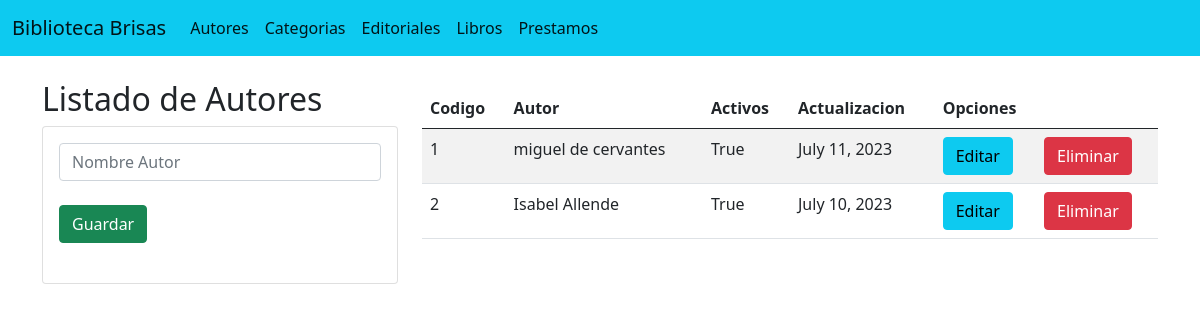
The page / on the database its author committed.
### Libros/models.py (models this page shows, shortened)
class Autor(models.Model):
    idAutor = models.AutoField( primary_key=True)
    NombreAutor = models.CharField(max_length=100)
    activoAutor = models.BooleanField(default=True)
    actualizaAutor = models.DateField(auto_now_add=True)

### Libros/views.py (the view)
# urls.py: path('',views.home, name = 'autores'),
def home(request):
    autores = Autor.objects.all()
    return render(request,"Autor.html", {"autor": autores})

### Libros/templates/Autor.html (shortened to what this page needs)
{% extends "./base.html" %}
{% block body%}
<div class="row">
    <div class="col-sm-12 col-md-6 col-lg-4 col-xl-4">
        <h2>Listado de Autores</h2>
        <div class="card">
            <div class="card-body">
                <form action="/registrarAutor/" method="post">{% csrf_token %}
                    <div class="form-group">
                        <input type="text" id="txtAutor" name="txtAutor" class="form-control" placeholder="Nombre Autor" required>
                    </div>
                    <br>
                    <div class="form-group">
                        <button type="submit" class="btn btn-success btn-block text-white">Guardar</button>
                    </div>
                    <br>
                </form>
            </div>
        </div>
    </div>
    <div class="col-sm-12 col-md-6 col-lg-8 col-xl-8">
        <div class="table-responsive py-2">
            <table class="table table-striped">
                <thead>
                    <tr>
                        <th>Codigo</th>
                        <th>Autor</th>
                        <th>Activos</th>
                        <th>Actualizacion</th>
                        <th colspan="2">Opciones</th>
                    </tr>
                </thead>
                <tbody>
                    {% for a in autor%}
                    <tr>
                        <td>{{a.idAutor}}</td>
                        <td>{{a.NombreAutor}}</td>
                        <td>{{a.activoAutor}}</td>
                        <td>{{a.actualizaAutor}}</td>
                        <td><a href="EdicionAutor/{{a.idAutor}}" class="btn btn-info">Editar</a></td>
                        <td><a href="eliminarAutor/{{a.idAutor}}" class="btn btn-danger">Eliminar</a></td>
                    </tr>
                    {% endfor %}
                </tbody>
            </table>
        </div>
    </div>
</div>
{% endblock %}

### Libros/templates/base.html (shortened to what this page needs)
<!DOCTYPE html>
<html lang="en">
<head>
    <link href="https://cdn.jsdelivr.net/npm/bootstrap@5.0.2/dist/css/bootstrap.min.css" rel="stylesheet">
</head>
<body>
    <nav class="navbar navbar-expand-lg navbar-light bg-info">
        <div class="container-fluid">
          <a class="navbar-brand" href="#">Biblioteca Brisas</a>
          <div class="collapse navbar-collapse" id="navbarNavAltMarkup">
            <div class="navbar-nav">
              <a class="nav-link active" aria-current="page" href="{% url 'autores' %}">Autores</a>
              <a class="nav-link active" aria-current="page" href="{% url 'categorias' %}">Categorias</a>
              <a class="nav-link active" aria-current="page" href="{% url 'editoriales' %}">Editoriales</a>
              <a class="nav-link active" aria-current="page" href="{% url 'Libros' %}">Libros</a>
              <a class="nav-link active" aria-current="page" href="#">Prestamos</a>
            </div>
          </div>
        </div>
      </nav>
      <div class="container py-4">
        {% block body%}
        {% endblock %}
      </div>
</body>
</html>

### rows shown on the page
Autor: idAutor "1", NombreAutor "miguel de cervantes", activoAutor "True", actualizaAutor "July 11, 2023"
Autor: idAutor "2", NombreAutor "Isabel Allende", activoAutor "True", actualizaAutor "July 10, 2023"
